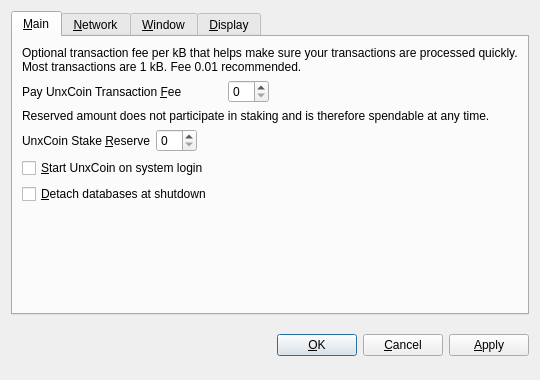
<?xml version="1.0" encoding="UTF-8"?>
<ui version="4.0">
 <class>OptionsDialog</class>
 <widget class="QDialog" name="OptionsDialog">
  <property name="geometry">
   <rect>
    <x>0</x>
    <y>0</y>
    <width>540</width>
    <height>380</height>
   </rect>
  </property>
  <property name="windowTitle">
   <string>Options</string>
  </property>
  <property name="modal">
   <bool>true</bool>
  </property>
  <layout class="QVBoxLayout" name="verticalLayout">
   <item>
    <widget class="QTabWidget" name="tabWidget">
     <property name="tabPosition">
      <enum>QTabWidget::North</enum>
     </property>
     <property name="currentIndex">
      <number>0</number>
     </property>
     <widget class="QWidget" name="tabMain">
      <attribute name="title">
       <string>&amp;Main</string>
      </attribute>
      <layout class="QVBoxLayout" name="verticalLayout_Main">
       <item>
        <widget class="QLabel" name="transactionFeeInfoLabel">
         <property name="text">
          <string>Optional transaction fee per kB that helps make sure your transactions are processed quickly. Most transactions are 1 kB. Fee 0.01 recommended.</string>
         </property>
         <property name="textFormat">
          <enum>Qt::PlainText</enum>
         </property>
         <property name="wordWrap">
          <bool>true</bool>
         </property>
        </widget>
       </item>
       <item>
        <layout class="QHBoxLayout" name="horizontalLayoutFee">
         <item>
          <widget class="QLabel" name="transactionFeeUnxCoinLabel">
           <property name="minimumSize">
            <size>
             <width>200</width>
             <height>0</height>
            </size>
           </property>
           <property name="text">
            <string>Pay UnxCoin Transaction &amp;Fee</string>
           </property>
           <property name="textFormat">
            <enum>Qt::PlainText</enum>
           </property>
           <property name="buddy">
            <cstring>transactionFeeUnxCoin</cstring>
           </property>
          </widget>
         </item>
         <item>
          <widget class="BitcoinAmountField" name="transactionFeeUnxCoin"/>
         </item>
         <item>
          <spacer name="horizontalSpacerFee">
           <property name="orientation">
            <enum>Qt::Horizontal</enum>
           </property>
           <property name="sizeHint" stdset="0">
            <size>
             <width>40</width>
             <height>20</height>
            </size>
           </property>
          </spacer>
         </item>
        </layout>
       </item>
       <item>
        <widget class="QLabel" name="reserveBalanceInfoLabel">
         <property name="text">
          <string>Reserved amount does not participate in staking and is therefore spendable at any time.</string>
         </property>
         <property name="textFormat">
          <enum>Qt::PlainText</enum>
         </property>
         <property name="wordWrap">
          <bool>true</bool>
         </property>
        </widget>
       </item>
       <item>
        <layout class="QHBoxLayout" name="horizontalLayoutReserveBalance">
         <item>
          <widget class="QLabel" name="reserveBalanceLabelUnxCoin">
           <property name="text">
            <string>UnxCoin Stake &amp;Reserve</string>
           </property>
           <property name="textFormat">
            <enum>Qt::PlainText</enum>
           </property>
           <property name="buddy">
            <cstring>reserveBalanceUnxCoin</cstring>
           </property>
          </widget>
         </item>
         <item>
          <widget class="BitcoinAmountField" name="reserveBalanceUnxCoin"/>
         </item>
         <item>
          <spacer name="horizontalSpacerReserveBalance">
           <property name="orientation">
            <enum>Qt::Horizontal</enum>
           </property>
           <property name="sizeHint" stdset="0">
            <size>
             <width>40</width>
             <height>20</height>
            </size>
           </property>
          </spacer>
         </item>
        </layout>
       </item>
       <item>
        <widget class="QCheckBox" name="bitcoinAtStartup">
         <property name="toolTip">
          <string>Automatically start unxcoin after logging in to the system.</string>
         </property>
         <property name="text">
          <string>&amp;Start UnxCoin on system login</string>
         </property>
        </widget>
       </item>
       <item>
        <widget class="QCheckBox" name="detachDatabases">
         <property name="toolTip">
          <string>Detach block and address databases at shutdown. This means they can be moved to another data directory, but it slows down shutdown. The wallet is always detached.</string>
         </property>
         <property name="text">
          <string>&amp;Detach databases at shutdown</string>
         </property>
        </widget>
       </item>
       <item>
        <spacer name="verticalSpacer_Main">
         <property name="orientation">
          <enum>Qt::Vertical</enum>
         </property>
         <property name="sizeHint" stdset="0">
          <size>
           <width>20</width>
           <height>40</height>
          </size>
         </property>
        </spacer>
       </item>
      </layout>
     </widget>
     <widget class="QWidget" name="tabNetwork">
      <attribute name="title">
       <string>&amp;Network</string>
      </attribute>
      <layout class="QVBoxLayout" name="verticalLayout_Network">
       <item>
        <widget class="QCheckBox" name="mapPortUpnp">
         <property name="toolTip">
          <string>Automatically open the unxcoin client port on the router. This only works when your router supports UPnP and it is enabled.</string>
         </property>
         <property name="text">
          <string>Map port using &amp;UPnP</string>
         </property>
        </widget>
       </item>
       <item>
        <widget class="QCheckBox" name="connectSocks">
         <property name="toolTip">
          <string>Connect to the unxcoin network through a SOCKS proxy (e.g. when connecting through Tor).</string>
         </property>
         <property name="text">
          <string>&amp;Connect through SOCKS proxy:</string>
         </property>
        </widget>
       </item>
       <item>
        <layout class="QHBoxLayout" name="horizontalLayout_Network">
         <item>
          <widget class="QLabel" name="proxyIpLabel">
           <property name="text">
            <string>Proxy &amp;IP:</string>
           </property>
           <property name="textFormat">
            <enum>Qt::PlainText</enum>
           </property>
           <property name="buddy">
            <cstring>proxyIp</cstring>
           </property>
          </widget>
         </item>
         <item>
          <widget class="QValidatedLineEdit" name="proxyIp">
           <property name="maximumSize">
            <size>
             <width>140</width>
             <height>16777215</height>
            </size>
           </property>
           <property name="toolTip">
            <string>IP address of the proxy (e.g. 127.0.0.1)</string>
           </property>
          </widget>
         </item>
         <item>
          <widget class="QLabel" name="proxyPortLabel">
           <property name="text">
            <string>&amp;Port:</string>
           </property>
           <property name="textFormat">
            <enum>Qt::PlainText</enum>
           </property>
           <property name="buddy">
            <cstring>proxyPort</cstring>
           </property>
          </widget>
         </item>
         <item>
          <widget class="QLineEdit" name="proxyPort">
           <property name="maximumSize">
            <size>
             <width>55</width>
             <height>16777215</height>
            </size>
           </property>
           <property name="toolTip">
            <string>Port of the proxy (e.g. 9050)</string>
           </property>
          </widget>
         </item>
         <item>
          <widget class="QLabel" name="socksVersionLabel">
           <property name="text">
            <string>SOCKS &amp;Version:</string>
           </property>
           <property name="textFormat">
            <enum>Qt::PlainText</enum>
           </property>
           <property name="buddy">
            <cstring>socksVersion</cstring>
           </property>
          </widget>
         </item>
         <item>
          <widget class="QValueComboBox" name="socksVersion">
           <property name="toolTip">
            <string>SOCKS version of the proxy (e.g. 5)</string>
           </property>
          </widget>
         </item>
         <item>
          <spacer name="horizontalSpacer_Network">
           <property name="orientation">
            <enum>Qt::Horizontal</enum>
           </property>
           <property name="sizeHint" stdset="0">
            <size>
             <width>40</width>
             <height>20</height>
            </size>
           </property>
          </spacer>
         </item>
        </layout>
       </item>
       <item>
        <spacer name="verticalSpacer_Network">
         <property name="orientation">
          <enum>Qt::Vertical</enum>
         </property>
         <property name="sizeHint" stdset="0">
          <size>
           <width>20</width>
           <height>40</height>
          </size>
         </property>
        </spacer>
       </item>
      </layout>
     </widget>
     <widget class="QWidget" name="tabWindow">
      <attribute name="title">
       <string>&amp;Window</string>
      </attribute>
      <layout class="QVBoxLayout" name="verticalLayout_Window">
       <item>
        <widget class="QCheckBox" name="minimizeToTray">
         <property name="toolTip">
          <string>Show only a tray icon after minimizing the window.</string>
         </property>
         <property name="text">
          <string>&amp;Minimize to the tray instead of the taskbar</string>
         </property>
        </widget>
       </item>
       <item>
        <widget class="QCheckBox" name="minimizeOnClose">
         <property name="toolTip">
          <string>Minimize instead of exit the application when the window is closed. When this option is enabled, the application will be closed only after selecting Quit in the menu.</string>
         </property>
         <property name="text">
          <string>M&amp;inimize on close</string>
         </property>
        </widget>
       </item>
       <item>
        <spacer name="verticalSpacer_Window">
         <property name="orientation">
          <enum>Qt::Vertical</enum>
         </property>
         <property name="sizeHint" stdset="0">
          <size>
           <width>20</width>
           <height>40</height>
          </size>
         </property>
        </spacer>
       </item>
      </layout>
     </widget>
     <widget class="QWidget" name="tabDisplay">
      <attribute name="title">
       <string>&amp;Display</string>
      </attribute>
      <layout class="QVBoxLayout" name="verticalLayout_Display">
       <item>
        <layout class="QHBoxLayout" name="horizontalLayout_2_Display_5">
         <item>
          <widget class="QLabel" name="currencyLabel">
           <property name="text">
            <string>Default Cu&amp;rrency:</string>
           </property>
           <property name="textFormat">
            <enum>Qt::PlainText</enum>
           </property>
           <property name="buddy">
            <cstring>currencySelector</cstring>
           </property>
          </widget>
         </item>
         <item>
          <widget class="QValueComboBox" name="currencySelector">
           <property name="toolTip">
            <string>Choose the default subdivision unit to show in the interface and when sending coins.</string>
           </property>
          </widget>
         </item>
        </layout>
       </item>
       <item>
        <widget class="Line" name="line">
         <property name="orientation">
          <enum>Qt::Horizontal</enum>
         </property>
        </widget>
       </item>
       <item>
        <layout class="QHBoxLayout" name="horizontalLayout_1_Display">
         <item>
          <widget class="QLabel" name="langLabel">
           <property name="text">
            <string>User Interface &amp;language:</string>
           </property>
           <property name="textFormat">
            <enum>Qt::PlainText</enum>
           </property>
           <property name="buddy">
            <cstring>lang</cstring>
           </property>
          </widget>
         </item>
         <item>
          <widget class="QValueComboBox" name="lang">
           <property name="toolTip">
            <string>The user interface language can be set here. This setting will take effect after restarting unxcoin.</string>
           </property>
          </widget>
         </item>
        </layout>
       </item>
       <item>
        <widget class="Line" name="line_2">
         <property name="orientation">
          <enum>Qt::Horizontal</enum>
         </property>
        </widget>
       </item>
       <item>
        <layout class="QHBoxLayout" name="horizontalLayout_2_Display">
         <item>
          <widget class="QLabel" name="unitLabelUnxCoin">
           <property name="text">
            <string>UnxCoin U&amp;nit to show amounts in:</string>
           </property>
           <property name="textFormat">
            <enum>Qt::PlainText</enum>
           </property>
           <property name="buddy">
            <cstring>unitUnxCoin</cstring>
           </property>
          </widget>
         </item>
         <item>
          <widget class="QValueComboBox" name="unitUnxCoin">
           <property name="toolTip">
            <string>Choose the default subdivision unit to show in the interface and when sending coins.</string>
           </property>
          </widget>
         </item>
        </layout>
       </item>
       <item>
        <widget class="Line" name="line_3">
         <property name="orientation">
          <enum>Qt::Horizontal</enum>
         </property>
        </widget>
       </item>
       <item>
        <widget class="QCheckBox" name="displayAddresses">
         <property name="toolTip">
          <string>Whether to show unxcoin addresses in the transaction list or not.</string>
         </property>
         <property name="text">
          <string>&amp;Display addresses in transaction list</string>
         </property>
        </widget>
       </item>
       <item>
        <widget class="QCheckBox" name="coinControlFeatures">
         <property name="toolTip">
          <string>Whether to show coin control features or not.</string>
         </property>
         <property name="text">
          <string>Display coin &amp;control features (experts only!)</string>
         </property>
        </widget>
       </item>
       <item>
        <spacer name="verticalSpacer_Display">
         <property name="orientation">
          <enum>Qt::Vertical</enum>
         </property>
         <property name="sizeHint" stdset="0">
          <size>
           <width>20</width>
           <height>40</height>
          </size>
         </property>
        </spacer>
       </item>
      </layout>
     </widget>
    </widget>
   </item>
   <item>
    <layout class="QHBoxLayout" name="horizontalLayout_Buttons">
     <item>
      <spacer name="horizontalSpacer_1">
       <property name="orientation">
        <enum>Qt::Horizontal</enum>
       </property>
       <property name="sizeHint" stdset="0">
        <size>
         <width>40</width>
         <height>48</height>
        </size>
       </property>
      </spacer>
     </item>
     <item>
      <widget class="QLabel" name="statusLabel">
       <property name="font">
        <font>
         <weight>75</weight>
         <bold>true</bold>
        </font>
       </property>
       <property name="text">
        <string/>
       </property>
       <property name="textFormat">
        <enum>Qt::PlainText</enum>
       </property>
       <property name="wordWrap">
        <bool>true</bool>
       </property>
      </widget>
     </item>
     <item>
      <spacer name="horizontalSpacer_2">
       <property name="orientation">
        <enum>Qt::Horizontal</enum>
       </property>
       <property name="sizeHint" stdset="0">
        <size>
         <width>40</width>
         <height>48</height>
        </size>
       </property>
      </spacer>
     </item>
     <item>
      <widget class="QPushButton" name="okButton">
       <property name="text">
        <string>&amp;OK</string>
       </property>
      </widget>
     </item>
     <item>
      <widget class="QPushButton" name="cancelButton">
       <property name="text">
        <string>&amp;Cancel</string>
       </property>
       <property name="autoDefault">
        <bool>false</bool>
       </property>
      </widget>
     </item>
     <item>
      <widget class="QPushButton" name="applyButton">
       <property name="text">
        <string>&amp;Apply</string>
       </property>
       <property name="autoDefault">
        <bool>false</bool>
       </property>
      </widget>
     </item>
    </layout>
   </item>
  </layout>
 </widget>
 <customwidgets>
  <customwidget>
   <class>BitcoinAmountField</class>
   <extends>QSpinBox</extends>
   <header>bitcoinamountfield.h</header>
   <container>1</container>
  </customwidget>
  <customwidget>
   <class>QValueComboBox</class>
   <extends>QComboBox</extends>
   <header>qvaluecombobox.h</header>
  </customwidget>
  <customwidget>
   <class>QValidatedLineEdit</class>
   <extends>QLineEdit</extends>
   <header>qvalidatedlineedit.h</header>
  </customwidget>
 </customwidgets>
 <resources/>
 <connections/>
</ui>
